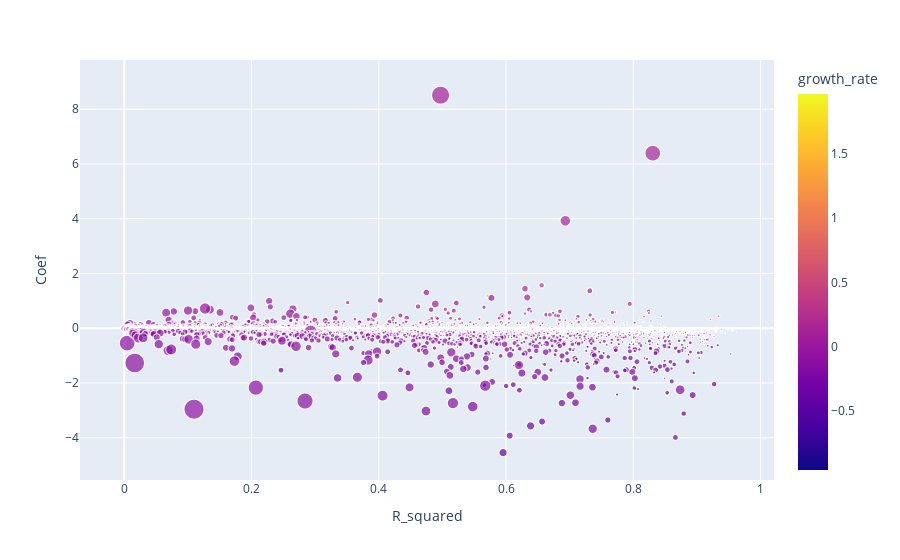

Notebook cell for this chart:
### Code cell
px.scatter(df_lr.loc[(df_lr.Coef>-5)&(df_lr.growth_rate<2),:],
           x='R_squared',y='Coef',color='growth_rate',size='end_price',
           hover_data=['Stock']  
          )

### Figure 1 — Plotly figure (JSON) as saved in the notebook; plotly's stock layout.template omitted (floating-point values rounded to 4 significant figures; data arrays with more than 128 entries replaced by an {"elided": "..."} marker saying what was removed)
{"data": [{"customdata": {"elided": "5508x1 str values"}, "hovertemplate": "R_squared=%{x}<br>Coef=%{y}<br>end_price=%{marker.size}<br>Stock=%{customdata[0]}<br>growth_rate=%{marker.color}<extra></extra>", "legendgroup": "", "marker": {"color": {"elided": "5508 float values"}, "coloraxis": "coloraxis", "size": {"elided": "5508 float values"}, "sizemode": "area", "sizeref": 5.035, "symbol": "circle"}, "mode": "markers", "name": "", "showlegend": false, "type": "scattergl", "x": {"elided": "5508 float values"}, "xaxis": "x", "y": {"elided": "5508 float values"}, "yaxis": "y"}], "layout": {"coloraxis": {"colorbar": {"title": {"text": "growth_rate"}}, "colorscale": [[0, "#0d0887"], [0.1111, "#46039f"], [0.2222, "#7201a8"], [0.3333, "#9c179e"], [0.4444, "#bd3786"], [0.5556, "#d8576b"], [0.6667, "#ed7953"], [0.7778, "#fb9f3a"], [0.8889, "#fdca26"], [1, "#f0f921"]]}, "legend": {"itemsizing": "constant", "tracegroupgap": 0}, "margin": {"t": 60}, "xaxis": {"anchor": "y", "domain": [0, 1], "title": {"text": "R_squared"}}, "yaxis": {"anchor": "x", "domain": [0, 1], "title": {"text": "Coef"}}}}
